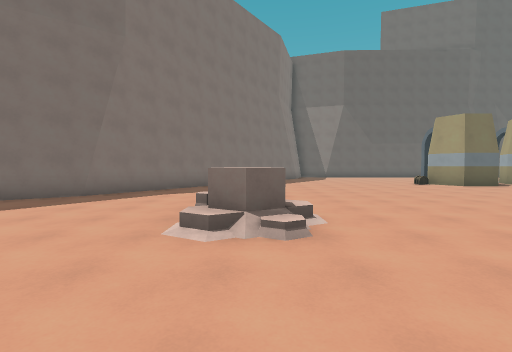
[1] (above)

24 first-person views from a walk through a level from a Godot 3-D game. The camera is 1.5 m above the floor, tilts 2° down and sees 85° across. The floor is counted in squares, 2 m on a side. Each view is taken from the middle of a square. On the plan, view 1 faces up. The plan holds only what a view shows up to about 10 squares ahead; the rest is blank. The place goes on beyond the plan. Characters and animated objects are left out. Surface patterns are stand-ins for the level's own textures.

[2]
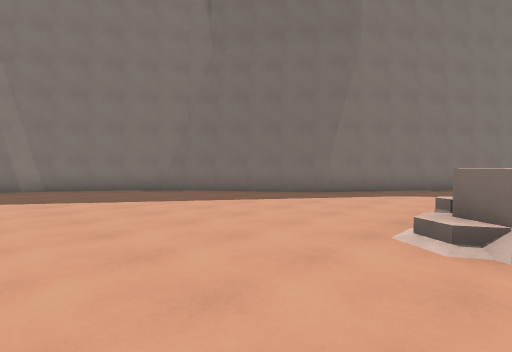

[3]
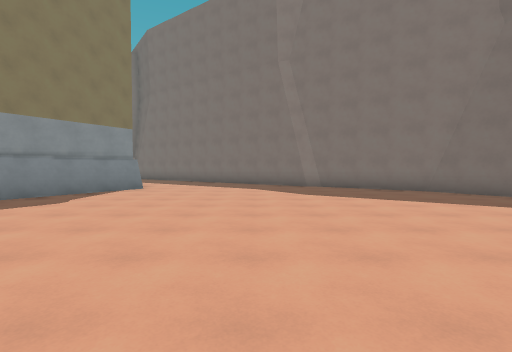

[4]
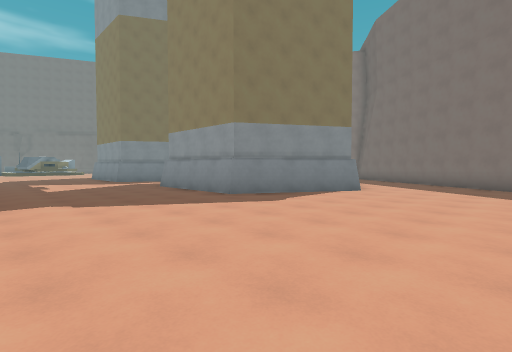

[5]
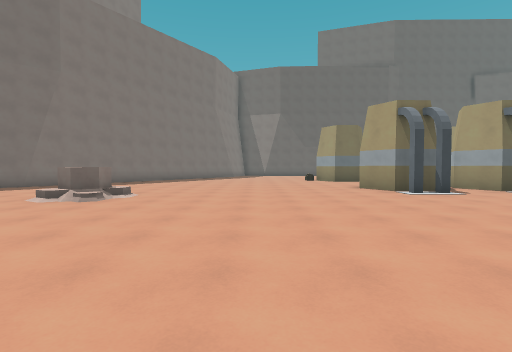

[6]
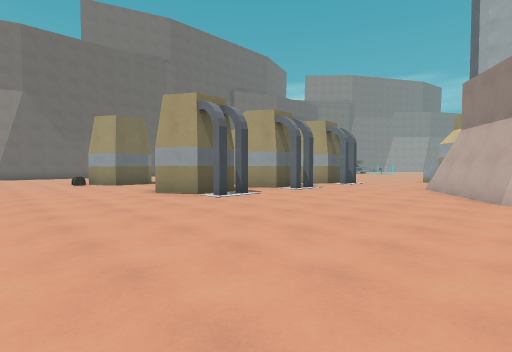

[7]
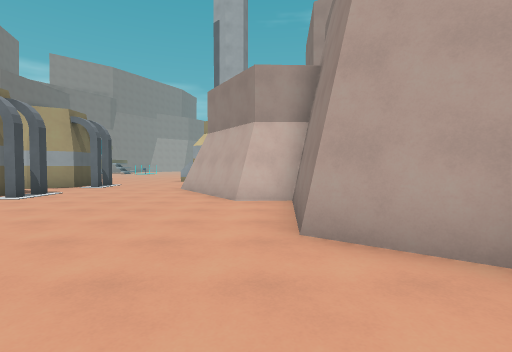

[8]
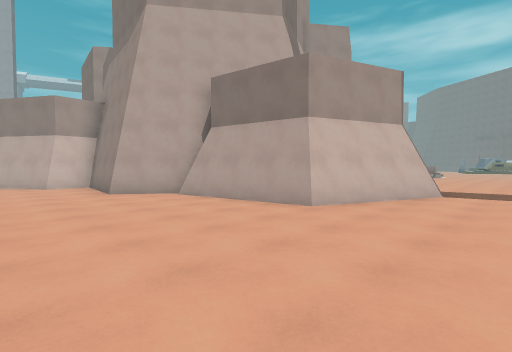

[9]
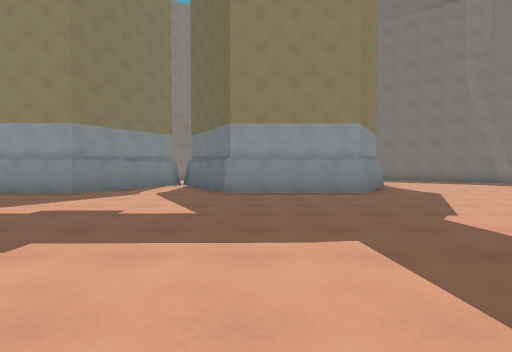

[10]
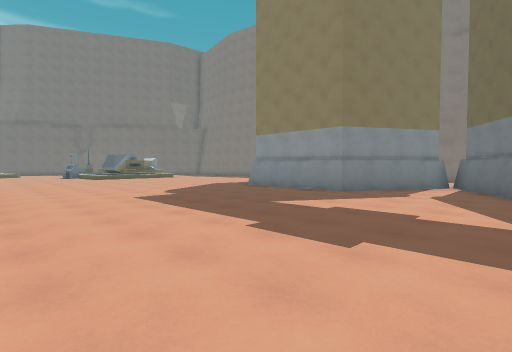

[11]
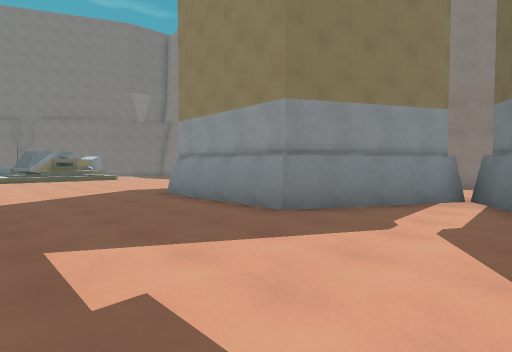

[12]
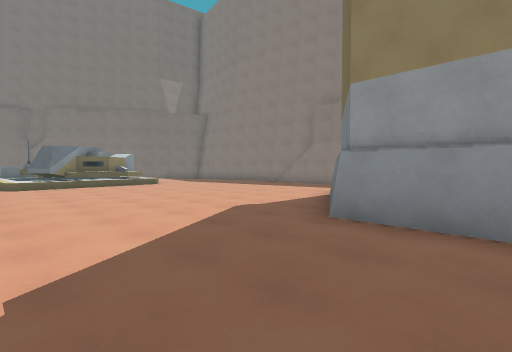

[13]
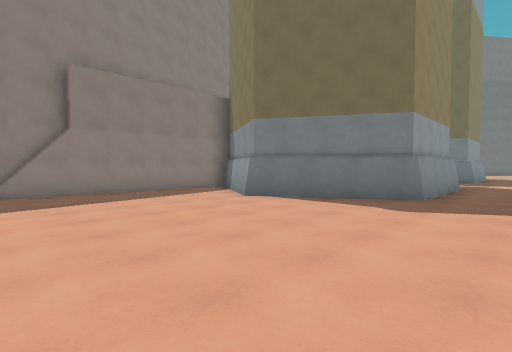

[14]
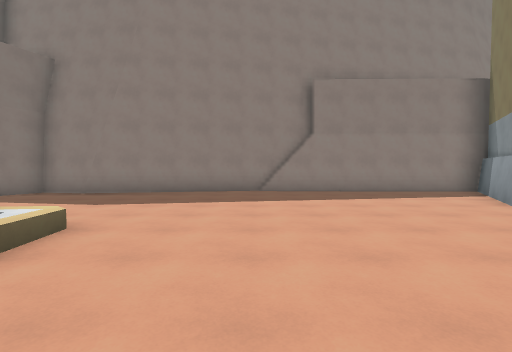

[15]
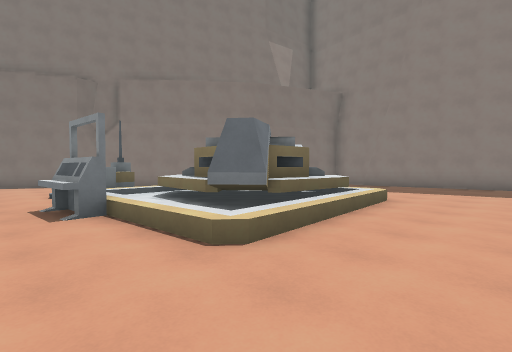

[16]
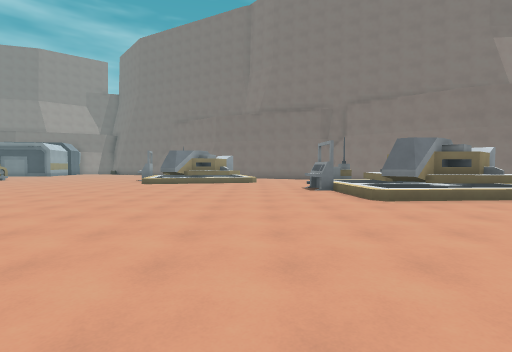

[17]
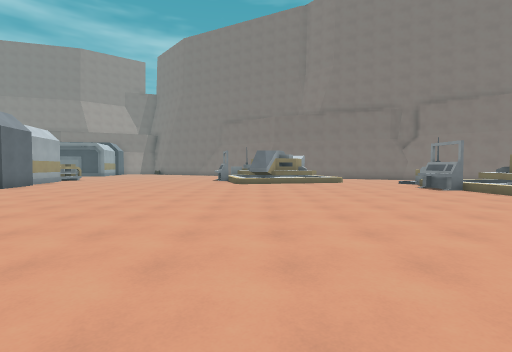

[18]
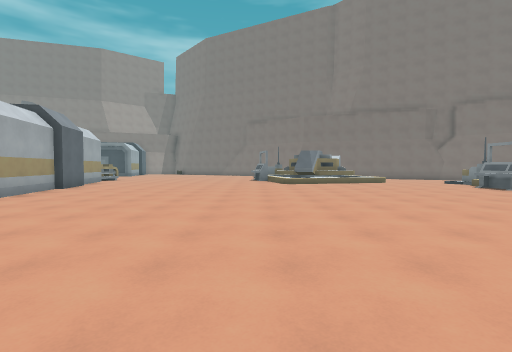

[19]
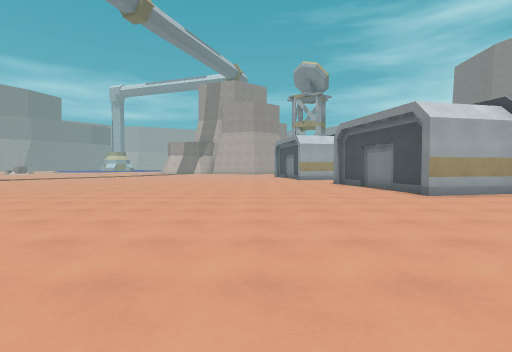

[20]
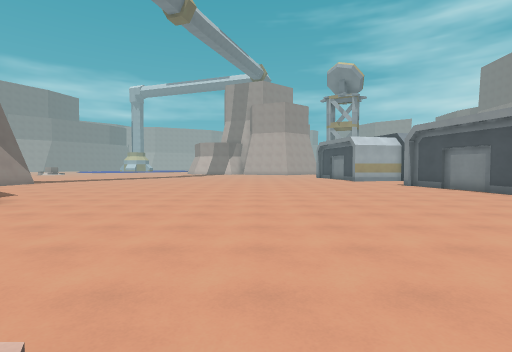

[21]
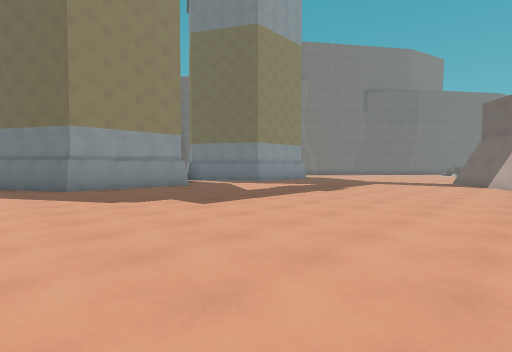

[22]
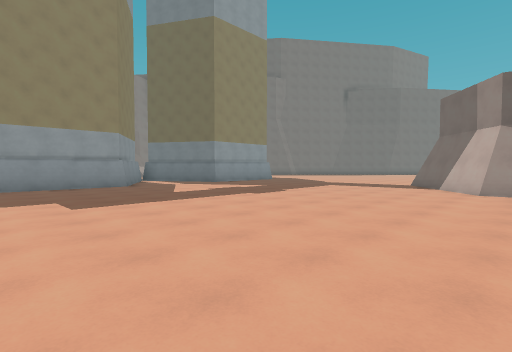

[23]
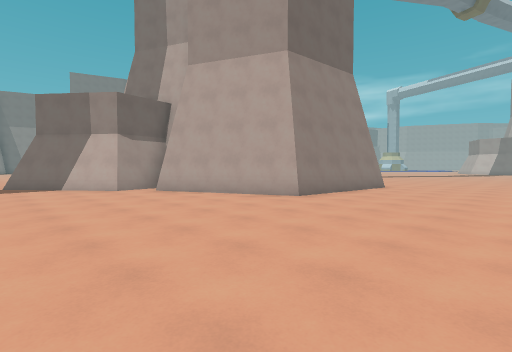

[24]
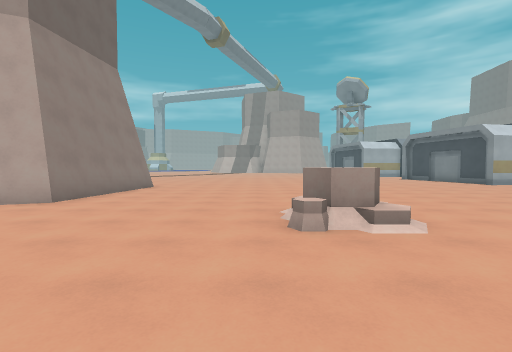

### Floor plan
Points are (right, up) in squares from view 1. A wall is a line through its corners. A room is listed if a view was taken in it or the views show most of it. See-through windows are left out.
Room 1 (views 1, 2, 3, 4, 5, 6, 7, 8, 9, 10, 11, 12, 13, 14, 15, 16, 17, 18, 19, 20, 21, 22, 23, 24)
walls: (3.2, -8.6) (1.9, -6.9); (5.7, -9.6) (4, -9.9); (5.6, -9.4) (4.1, -9.7) (3.5, -8.8); (1.8, -7.1) (3.1, -3.6) (6.8, -3); (6.8, -14.6) (5, -10.6); (11.2, -15.1) (7.4, -14.7); (6.8, -3.3) (8, -1.6) (11.2, -1.9); (-9.5, -4.8) (-5.8, -7) (-5.8, -10.8) (-9.5, -12.9) (-5.8, -15.1) (-5.8, -19.1) (-9.2, -21.1) (-12.4, -19.2) (-12.6, -25.7); (11.4, -0.7) (14.4, 1.3); (-12, -1.4) (-13.1, -3.1); (-12.1, -1.3) (-13.2, -3); (-4.1, -28.8) (-3.7, -28.6) (-3.4, -29); (-2.1, -30.5) (-1.9, -32); (-5.8, -29.3) (-4.6, -29.4); (9.6, 5.4) (8.2, 5.4) (7.5, 6.5); (-2.5, -30.6) (-1.8, -30.6); (-8.1, 4.4) (-10.3, 1.3) (-10.4, 0.8) (-10.7, 0.4); (-4.2, -30.3) (-4.3, -31.1); (12.5, -28.6) (15.1, -28.1); (-12.8, -25.1) (-11.8, -30.8); (12.2, 5.4) (11.4, 5.4) (10.7, 6.5) (11, 7); (-2.4, -31.7) (-1.9, -31.7); (-4.1, 7.3) (-8.4, 4.2); (-7.4, -30.6) (-5.7, -29.2) (-5.2, -29.8) (-3.8, -28.6); (14.8, 5.3) (14.1, 6.5); (12.6, -31.2) (12, -28.3); (12.5, -32.1) (12.3, -31.1); (-2, 10.5) (-4.4, 7); (-11.7, -30.5) (-12, -32.1) (-11.1, -32.5)
low walls: (4, -9.9) (1.8, -7.1); (11.5, -0.4) (14.3, 1.4); (-3.6, -29.7) (-3.7, -31.7); (-6.4, -28.7) (-4.1, -28.8); (-1.8, -30.6) (-1.7, -32); (-6.5, -29.3) (-6.2, -29.6)
ways out: gap at (-2, -32); gap at (14, 6)
objects: rock (-1, 4) to (0, 4); rock (5, -20)

Where each view was taken, in squares from view 1:
view 1: 0 up, 0 right, facing up
view 2: 0 up, 0 right, facing up-left
view 3: 1 down, 0 right, facing left
view 4: 1 down, 1 left, facing down-left
view 5: 3 down, 4 right, facing up
view 6: 1 down, 4 right, facing up-right
view 7: 1 down, 5 right, facing right
view 8: 1 up, 0 right, facing down-right
view 9: 10 down, 2 right, facing left
view 10: 11 down, 2 right, facing down-left
view 11: 12 down, 2 left, facing down-left
view 12: 17 down, 2 left, facing down-left
view 13: 26 down, 4 left, facing up-left
view 14: 26 down, 4 left, facing left
view 15: 26 down, 1 left, facing down-left
view 16: 22 down, 0 right, facing down
view 17: 22 down, 4 right, facing down
view 18: 22 down, 6 right, facing down
view 19: 24 down, 5 right, facing right
view 20: 21 down, 5 right, facing right
view 21: 21 down, 4 right, facing up-left
view 22: 19 down, 5 right, facing up-left
view 23: 19 down, 1 right, facing up-right
view 24: 19 down, 1 right, facing right
